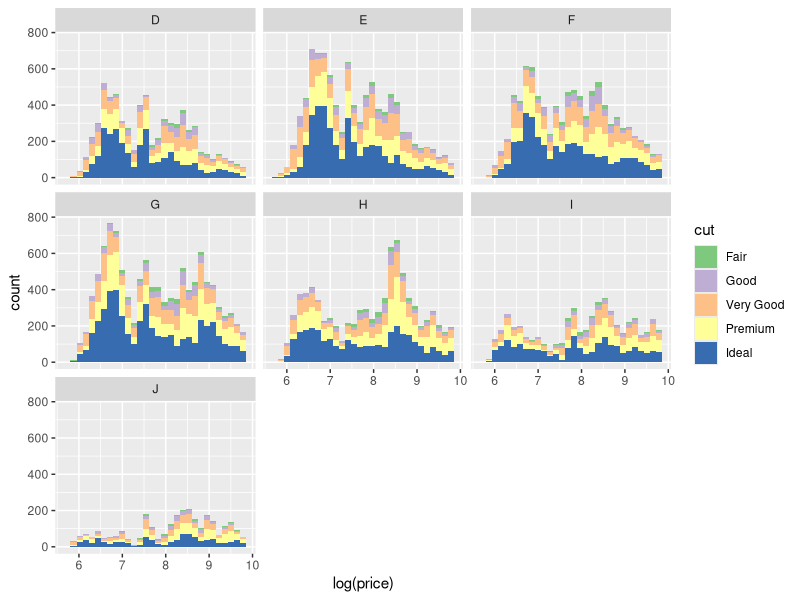
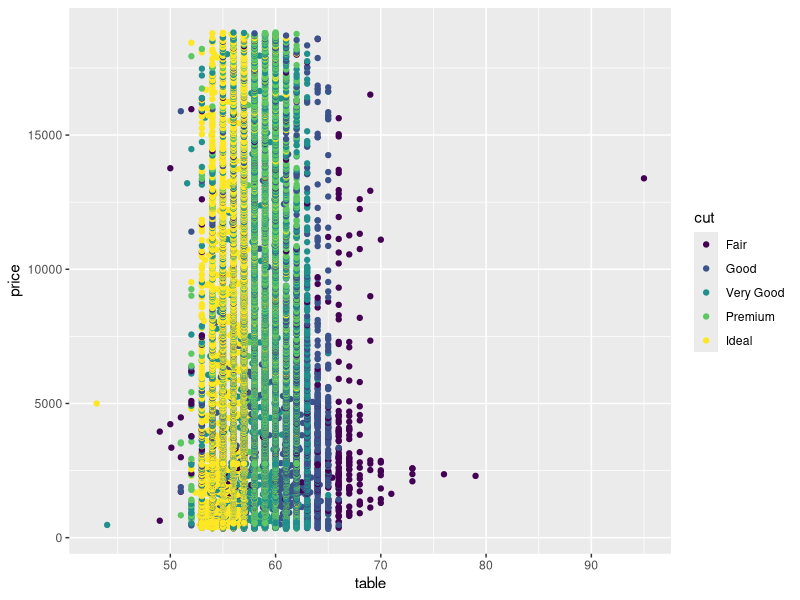
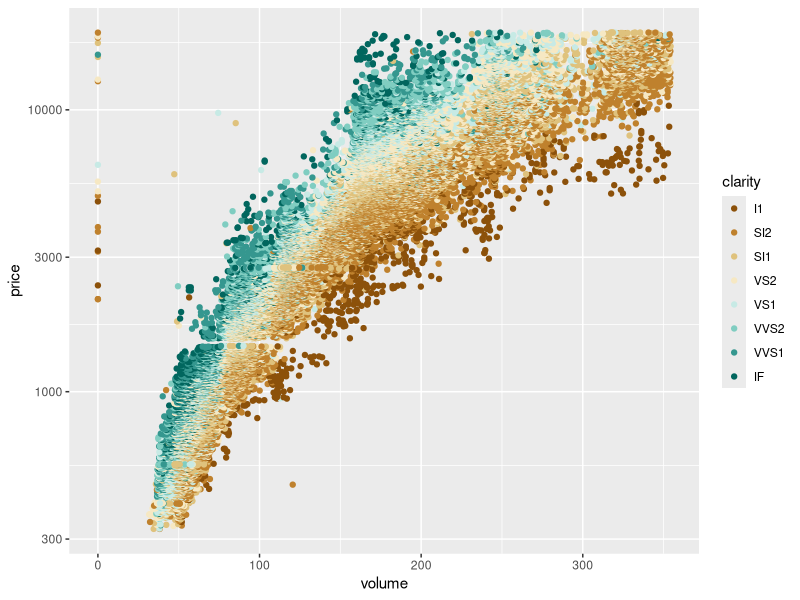

The R source for these figures, in order: (Note: this script raises an error after producing the figures.)
library(ggplot2)

# exer 1
p1 <- ggplot(data=diamonds, aes(x=log(price)))
p1 + geom_histogram(aes(fill=cut)) + 
  facet_wrap(~color) + 
  scale_fill_brewer(type='qual')

# exer 2
p2 <- ggplot(data=diamonds, aes(x=table, y=price))
p2 + geom_point(aes(color=cut)) + 
  scale_fill_brewer(type='qual')

# exer 4
library(dplyr)
diamondsWithVolume <- mutate(diamonds, volume=x*y*z)
p3 <- ggplot(data=subset(diamondsWithVolume, volume <= quantile(diamondsWithVolume$volume, prob=.99)), aes(x=volume, y=price, color=clarity))
p3 + geom_point() + scale_y_log10() + scale_color_brewer(type='div')

# exer 5
pf$prop_initiated <- pf$friendships_initiated/pf$friend_count

# exer 6
pf$year_joined <- floor(2014 - pf$tenure / 365)
pf$year_joined.bucket <- cut(pf$year_joined, breaks = c(2004, 2009, 2011, 2012, 2014))
p4 <- ggplot(data=subset(pf, !is.na(year_joined.bucket)), aes(x=tenure, y=prop_initiated))
p4 + geom_line(aes(color=year_joined.bucket), stat='summary', fun.y=median)

# exer 7
p4 <- ggplot(data=subset(pf, !is.na(year_joined.bucket)), aes(x=7 * round(tenure / 7), y=prop_initiated))
p4 + geom_line(aes(color=year_joined.bucket), stat='summary', fun.y=median) + 
  geom_smooth(aes(color=year_joined.bucket), se=FALSE)

# exer 9
pfAbove2012 <- pf %>% filter(year_joined > 2012) 
summary(pfAbove2012$prop_initiated)

# exer 10
p5 <- ggplot(data=diamonds, aes(x=cut, y=price/carat)) 
p5 + geom_jitter(aes(color=color)) + 
  facet_wrap(~clarity) + 
  scale_color_brewer(type='div')






  